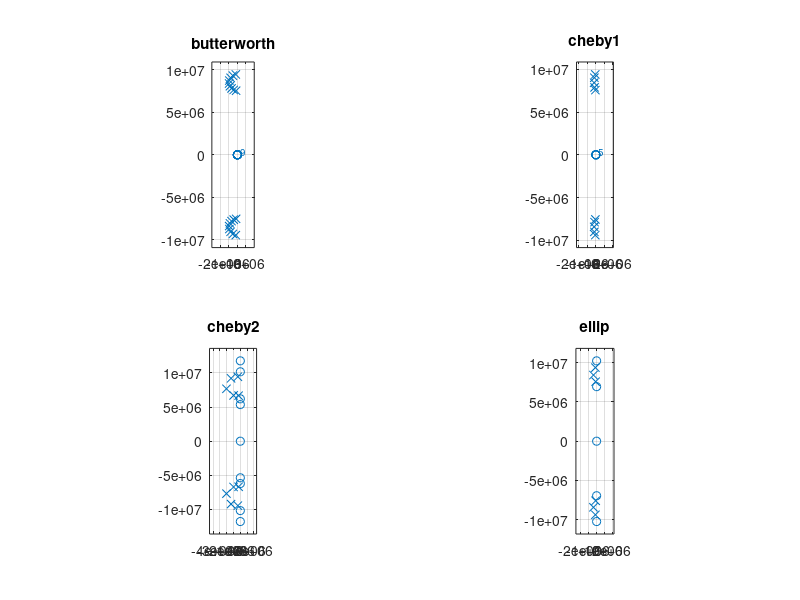
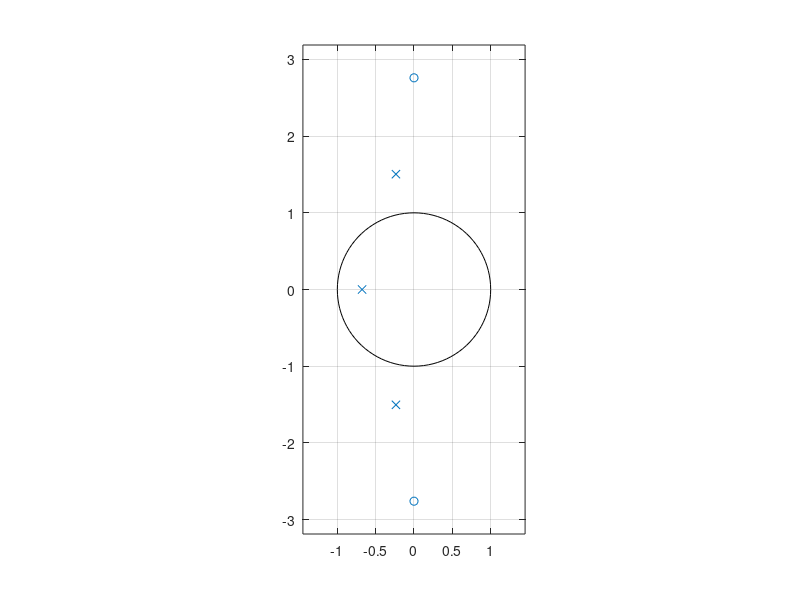

Recreate these plots in MATLAB, in order. (Note: this script raises an error after producing the figures.)
%%
% Q1
% (a)
clear all; close all; clc;
r_p = 2;
r_s = 30;

f2w = @(f) 2*pi*f;
w2wproto_BP = @(w, w_o, B) abs((w^2 - w_o^2)/(B*w));

f_s1 = 10^6;
f_s2 = 1.6*10^6;
f_p1 = 1.2*10^6;
f_p2 = 1.5*10^6;
w_p1 = f2w(f_p1);
w_p2 = f2w(f_p2);
w_s1 = f2w(f_s1);
w_s2 = f2w(f_s2);

B = w_p2 - w_p1;
w_o = sqrt(w_p2 * w_p1);

w_p = w2wproto_BP(w_p1, w_o, B);
w_s_lp1 = w2wproto_BP(w_s1, w_o, B);
w_s_lp2 = w2wproto_BP(w_s2, w_o, B);

%%
% (b)
butter_order = @(r_s, r_p, w_s_lp1, w_s_lp2, w_p) (log10((10^(r_s/10)-1)/(10^(r_p/10)-1))/log10(min(w_s_lp1, w_s_lp2)/w_p))/2;
chev_order   = @(r_s, r_p, w_s_lp1, w_s_lp2, w_p) acosh(sqrt((10^(r_s/10)-1)/ (10^(r_p/10)-1)))/ acosh(min(w_s_lp1, w_s_lp2)/w_p);
n_butter = butter_order(r_s, r_p, w_s_lp1, w_s_lp2, w_p);
n_chev   = chev_order(r_s, r_p, w_s_lp1, w_s_lp2, w_p);

n_lp_butter = ceil(n_butter);
n_bp_butter = 2*n_lp_butter;
n_lp_chev = ceil(n_chev);
n_bp_chev = 2*n_lp_chev;

%%
% (c)
clc;
[n_b, Wn_b] = buttord([w_p1 w_p2], [w_s1 w_s2], r_p, r_s, 's');
[z_b, p_b, k_b] = butter(n_b, Wn_b, 's');
[n_c1, Wn_c1] = cheb1ord([w_p1 w_p2], [w_s1 w_s2], r_p, r_s, 's');
[z_c1, p_c1, k_c1] = cheby1(n_c1, r_p, [w_p1 w_p2], 's');
[n_c2, Wn_c2] = cheb2ord([w_p1 w_p2], [w_s1 w_s2], r_p, r_s, 's');
[z_c2, p_c2, k_c2] = cheby2(n_c2, r_s, [w_s1 w_s2], 's');
[n_e, Wn_e] = ellipord([w_p1 w_p2], [w_s1 w_s2], r_p, r_s, 's');
[z_e, p_e, k_e] = ellip(n_e, r_p, r_s, [w_p1 w_p2], 's');
%%
% (d)
% do rest
close all;
figure;
subplot(2, 2, 1);
zplane(z_b, p_b);
title('butterworth');

subplot(2, 2, 2);
zplane(z_c1, p_c1);
title('cheby1');

subplot(2, 2, 3);
zplane(z_c2, p_c2);
title('cheby2');

subplot(2, 2, 4);
zplane(z_e, p_e);
title('ellip');

%[z_c1, p_c1, k_c1] = butter(n_c1, Wn_c1, 's');
%%
% (e)
close all;
[n_e_lp, Wn_e_lp] = ellipord(w_p, min([w_s_lp1 w_s_lp2]), r_p, r_s, 's');
[z_e_lp, p_e_lp, k_e_lp] = ellip(n_e_lp, r_p, r_s, min([w_s_lp1 w_s_lp2]), 's');
figure;
zplane(z_e_lp, p_e_lp);
%%
% (f)
clc; close all;
[H_b, w_b] = plot_analog(z_b, p_b, k_b, 'butter');
[H_c1, w_c1] = plot_analog(z_c1, p_c1, k_c1, 'cheb1');
[H_c2, w_c2] = plot_analog(z_c2, p_c2, k_c2, 'cheb2');
[H_e, w_e] = plot_analog(z_e, p_e, k_e, 'ellip');

%%
% (g)
figure;
plot(w_b, H_b, w_c1, H_c1, w_c2, H_c2, w_e, H_e);
legend("butterworth", "cheby1", "cheby2", "ellip");
xlim([w_p1, w_p2]);
title("zoomed in to magnitude response");

%%
% (h)
isb = find(w_b> w_s2, 1);
r_s_b = max(H_b(isb:end));
isc1 = find(w_c1> w_s2, 1);
r_s_c1 = max(H_c1(isc1:end));
isc2 = find(w_c2> w_s2, 1);
r_s_c2 = max(H_c2(isc2:end));
ise = find(w_e> w_s2, 1);
r_s_e = max(H_e(ise:end));

